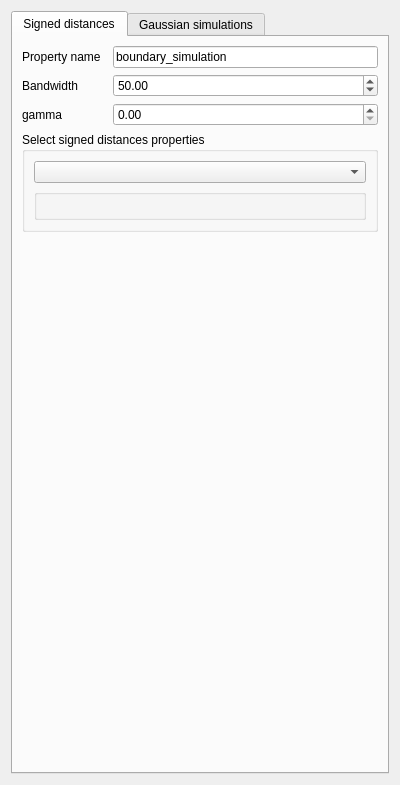
<?xml version="1.0" encoding="UTF-8"?>
<ui version="4.0">
 <class>Form</class>
 <widget class="QWidget" name="Form">
  <property name="geometry">
   <rect>
    <x>0</x>
    <y>0</y>
    <width>400</width>
    <height>785</height>
   </rect>
  </property>
  <property name="windowTitle">
   <string>Form</string>
  </property>
  <property name="AlgorithmCategory" stdset="0">
   <string>LPM-Geomod_Suite</string>
  </property>
  <property name="AlgorithmDescription" stdset="0">
   <string>creates different scenarios</string>
  </property>
  <layout class="QVBoxLayout" name="verticalLayout">
   <item>
    <widget class="QTabWidget" name="tabWidget">
     <property name="currentIndex">
      <number>0</number>
     </property>
     <widget class="QWidget" name="tab1">
      <attribute name="title">
       <string>Signed distances</string>
      </attribute>
      <layout class="QGridLayout" name="gridLayout_3">
       <item row="0" column="0">
        <widget class="QLabel" name="label">
         <property name="text">
          <string>Property name</string>
         </property>
        </widget>
       </item>
       <item row="0" column="2">
        <widget class="QLineEdit" name="lineEdit">
         <property name="sizePolicy">
          <sizepolicy hsizetype="Expanding" vsizetype="Fixed">
           <horstretch>0</horstretch>
           <verstretch>0</verstretch>
          </sizepolicy>
         </property>
         <property name="text">
          <string>boundary_simulation</string>
         </property>
        </widget>
       </item>
       <item row="3" column="0" colspan="3">
        <widget class="QGroupBox" name="groupBox_2">
         <property name="title">
          <string>Select signed distances properties</string>
         </property>
         <layout class="QGridLayout" name="gridLayout_2">
          <item row="0" column="0">
           <widget class="GridSelectorBasic" name="gridselectorbasic">
            <property name="sizePolicy">
             <sizepolicy hsizetype="Expanding" vsizetype="Fixed">
              <horstretch>0</horstretch>
              <verstretch>0</verstretch>
             </sizepolicy>
            </property>
           </widget>
          </item>
          <item row="1" column="0">
           <widget class="OrderedPropertySelector" name="orderedpropertyselector">
            <property name="sizePolicy">
             <sizepolicy hsizetype="Expanding" vsizetype="Preferred">
              <horstretch>0</horstretch>
              <verstretch>0</verstretch>
             </sizepolicy>
            </property>
           </widget>
          </item>
         </layout>
        </widget>
       </item>
       <item row="5" column="2">
        <spacer name="verticalSpacer">
         <property name="orientation">
          <enum>Qt::Vertical</enum>
         </property>
         <property name="sizeHint" stdset="0">
          <size>
           <width>20</width>
           <height>40</height>
          </size>
         </property>
        </spacer>
       </item>
       <item row="1" column="0">
        <widget class="QLabel" name="label_2">
         <property name="text">
          <string>Bandwidth</string>
         </property>
        </widget>
       </item>
       <item row="1" column="2">
        <widget class="QDoubleSpinBox" name="doubleSpinBox">
         <property name="maximum">
          <double>9999999999999.000000000000000</double>
         </property>
         <property name="value">
          <double>50.000000000000000</double>
         </property>
        </widget>
       </item>
       <item row="2" column="2">
        <widget class="QDoubleSpinBox" name="doubleSpinBox_2"/>
       </item>
       <item row="2" column="0">
        <widget class="QLabel" name="label_3">
         <property name="text">
          <string>gamma</string>
         </property>
        </widget>
       </item>
      </layout>
     </widget>
     <widget class="QWidget" name="tab2">
      <attribute name="title">
       <string>Gaussian simulations</string>
      </attribute>
      <layout class="QGridLayout" name="gridLayout">
       <item row="0" column="0">
        <widget class="QGroupBox" name="groupBox_3">
         <property name="title">
          <string>Select gaussian simulations properties</string>
         </property>
         <layout class="QVBoxLayout" name="verticalLayout_5">
          <item>
           <widget class="GridSelectorBasic" name="gridselectorbasic_2">
            <property name="sizePolicy">
             <sizepolicy hsizetype="Expanding" vsizetype="Fixed">
              <horstretch>0</horstretch>
              <verstretch>0</verstretch>
             </sizepolicy>
            </property>
           </widget>
          </item>
          <item>
           <widget class="OrderedPropertySelector" name="orderedpropertyselector_2">
            <property name="sizePolicy">
             <sizepolicy hsizetype="Expanding" vsizetype="Preferred">
              <horstretch>0</horstretch>
              <verstretch>0</verstretch>
             </sizepolicy>
            </property>
           </widget>
          </item>
         </layout>
        </widget>
       </item>
       <item row="1" column="0">
        <spacer name="verticalSpacer_2">
         <property name="orientation">
          <enum>Qt::Vertical</enum>
         </property>
         <property name="sizeHint" stdset="0">
          <size>
           <width>20</width>
           <height>40</height>
          </size>
         </property>
        </spacer>
       </item>
      </layout>
     </widget>
    </widget>
   </item>
  </layout>
 </widget>
 <customwidgets>
  <customwidget>
   <class>GridSelectorBasic</class>
   <extends>QComboBox</extends>
   <header>qtplugins/selectors.h</header>
  </customwidget>
  <customwidget>
   <class>OrderedPropertySelector</class>
   <extends>GsTLGroupBox</extends>
   <header>qtplugins/selectors.h</header>
  </customwidget>
  <customwidget>
   <class>GsTLGroupBox</class>
   <extends>QGroupBox</extends>
   <header>qtplugins/selectors.h</header>
  </customwidget>
 </customwidgets>
 <resources/>
 <connections>
  <connection>
   <sender>gridselectorbasic</sender>
   <signal>activated(QString)</signal>
   <receiver>orderedpropertyselector</receiver>
   <slot>show_properties(QString)</slot>
   <hints>
    <hint type="sourcelabel">
     <x>152</x>
     <y>90</y>
    </hint>
    <hint type="destinationlabel">
     <x>148</x>
     <y>126</y>
    </hint>
   </hints>
  </connection>
  <connection>
   <sender>gridselectorbasic_2</sender>
   <signal>activated(QString)</signal>
   <receiver>orderedpropertyselector_2</receiver>
   <slot>show_properties(QString)</slot>
   <hints>
    <hint type="sourcelabel">
     <x>176</x>
     <y>90</y>
    </hint>
    <hint type="destinationlabel">
     <x>175</x>
     <y>126</y>
    </hint>
   </hints>
  </connection>
 </connections>
</ui>
